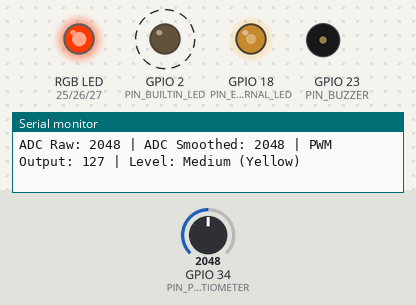
The program below on a simulated ESP32. Parts: an RGB LED mixed from three pins (HIGH = lit), output pins drawn as LEDs (lit = HIGH), buzzer (waves = sounding), the last lines printed to the serial monitor. Dashed ring = blinking. The inputs (shaded band) are chosen by the test bench; at power-on: GPIO 34 (PIN_POTENTIOMETER) = 2048.

Above: at 1.2 s.
1.3 s: GPIO 34 (PIN_POTENTIOMETER) set to 2763
At 1.9 s:
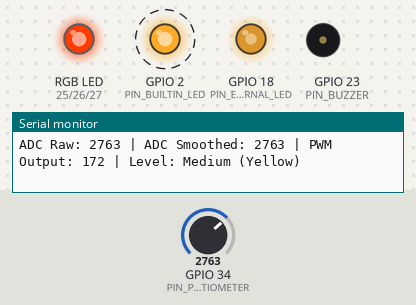
4.3 s: GPIO 34 (PIN_POTENTIOMETER) set to 2878
At 4.9 s:
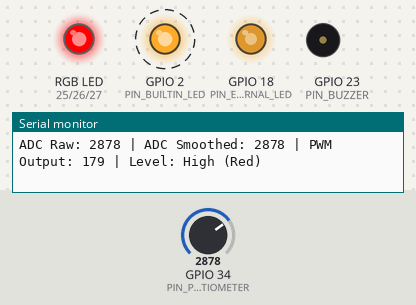
7.3 s: GPIO 34 (PIN_POTENTIOMETER) set to 2688
At 7.9 s:
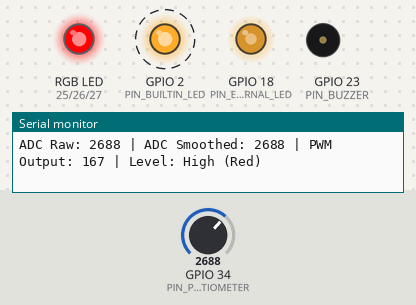
10.3 s: GPIO 34 (PIN_POTENTIOMETER) set to 2592
At 10.9 s:
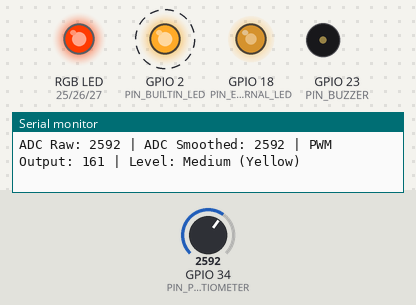
13.3 s: GPIO 34 (PIN_POTENTIOMETER) set to 1341
At 13.9 s:
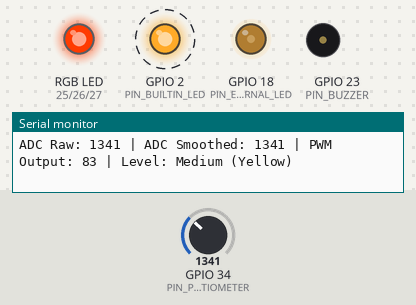
16.3 s: GPIO 34 (PIN_POTENTIOMETER) set to 1221
At 16.9 s:
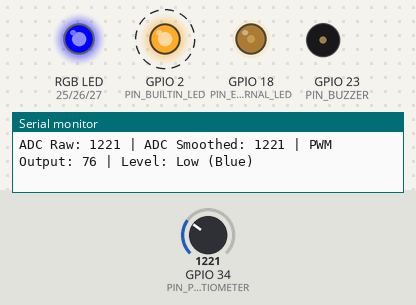
Timing chart, 0 to 20.3 s (numbered marks = the images above; inputs shaded):
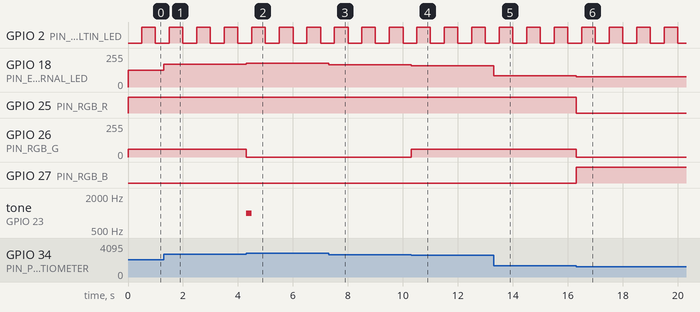

The program:

main.cpp
```cpp
#include <Arduino.h>

// Definirea pinilor conform cerinței
const int PIN_BUILTIN_LED = 2;       // Heartbeat LED
const int PIN_EXTERNAL_LED = 18;     // LED-ul care simulează ventilatorul (PWM)
const int PIN_POTENTIOMETER = 34;    // Potențiometrul (intrare analogică)
const int PIN_RGB_R = 25;            // RGB LED - Roșu
const int PIN_RGB_G = 26;            // RGB LED - Verde
const int PIN_RGB_B = 27;            // RGB LED - Albastru
const int PIN_BUZZER = 23;           // Buzzer

// RGB cu catod comun: pinul comun la GND, culoarea se aprinde pe HIGH
// (pune true pentru anod comun: pinul comun la 3.3V, culoarea se aprinde pe LOW)
const bool RGB_COMMON_ANODE = false;

// Setări pentru PWM (pe ESP32 se folosește LEDC)
const int freq = 5000;
const int ledChannel = 1;            // NU canalul 0: tone() folosește implicit canalul 0
const int resolution = 8;            // Rezoluție de 8 biți (valori 0 - 255)

// Canale PWM pentru RGB (ca să putem amesteca culorile)
const int rgbChannelR = 2;
const int rgbChannelG = 3;
const int rgbChannelB = 4;

// Verdele e mult mai puternic decât roșul, așa că pentru galben îl reducem
const int YELLOW_GREEN_LEVEL = 60;   // 0 - 255

// Praguri ADC (0 - 4095 împărțit în 3 părți egale)
const int THRESHOLD_LOW_MID = 1365;
const int THRESHOLD_MID_HIGH = 2730;
const int HYSTERESIS = 80;           // Bonus: evită comutarea rapidă lângă praguri

// Bonus: netezirea citirilor (filtru exponențial)
const float SMOOTHING = 0.15;        // 0 < SMOOTHING <= 1 (mai mic = mai neted)
float smoothedAdc = 0;

// Variabile pentru Heartbeat (fără delay!)
unsigned long previousMillisBlink = 0;
const long intervalBlink = 500;      // Clipește la fiecare 500ms
bool ledState = LOW;

// Variabile pentru Serial Debugging la intervale regulate (fără delay!)
unsigned long previousMillisSerial = 0;
const long intervalSerial = 500;     // Printează la fiecare 500ms

// Variabilă pentru memorarea stării anterioare a pragului (pentru buzzer)
int lastZone = -1;                   // 0 = jos, 1 = mediu, 2 = sus

// Determină zona; pragurile se mută cu HYSTERESIS în funcție de zona curentă,
// astfel încât trebuie depășit clar pragul ca să se schimbe culoarea
int computeZone(int adc, int previousZone) {
  int lowMid = THRESHOLD_LOW_MID;
  int midHigh = THRESHOLD_MID_HIGH;

  if (previousZone == 0) {
    lowMid += HYSTERESIS;
  } else if (previousZone == 1) {
    lowMid -= HYSTERESIS;
    midHigh += HYSTERESIS;
  } else if (previousZone == 2) {
    midHigh -= HYSTERESIS;
  }

  if (adc < lowMid) return 0;
  if (adc < midHigh) return 1;
  return 2;
}

// Intensități 0 - 255 pentru fiecare culoare
void setRgb(int r, int g, int b) {
  ledcWrite(rgbChannelR, RGB_COMMON_ANODE ? 255 - r : r);
  ledcWrite(rgbChannelG, RGB_COMMON_ANODE ? 255 - g : g);
  ledcWrite(rgbChannelB, RGB_COMMON_ANODE ? 255 - b : b);
}

void setup() {
  // Inițializare Serial pentru debugging
  Serial.begin(115200);

  // Configurare pini digitali
  pinMode(PIN_BUILTIN_LED, OUTPUT);
  pinMode(PIN_BUZZER, OUTPUT);
  // Configurare PWM pentru External LED (fan speed)
  ledcSetup(ledChannel, freq, resolution);
  ledcAttachPin(PIN_EXTERNAL_LED, ledChannel);

  // Configurare PWM pentru RGB
  ledcSetup(rgbChannelR, freq, resolution);
  ledcSetup(rgbChannelG, freq, resolution);
  ledcSetup(rgbChannelB, freq, resolution);
  ledcAttachPin(PIN_RGB_R, rgbChannelR);
  ledcAttachPin(PIN_RGB_G, rgbChannelG);
  ledcAttachPin(PIN_RGB_B, rgbChannelB);

  // Pornim filtrul de la valoarea reală, nu de la 0
  smoothedAdc = analogRead(PIN_POTENTIOMETER);
}

void loop() {
  unsigned long currentMillis = millis();

  // ==========================================
  // 1. SYSTEM HEARTBEAT (fără delay)
  // ==========================================
  if (currentMillis - previousMillisBlink >= intervalBlink) {
    previousMillisBlink = currentMillis;
    ledState = !ledState;
    digitalWrite(PIN_BUILTIN_LED, ledState);
  }

  // ==========================================
  // 2. CITIRE POTENȚIOMETRU ȘI CONTROL VITEZĂ
  // ==========================================
  int rawAdc = analogRead(PIN_POTENTIOMETER); // Valoare între 0 și 4095
  smoothedAdc += SMOOTHING * (rawAdc - smoothedAdc);
  int adcValue = (int)(smoothedAdc + 0.5);

  // Conversie ADC (0 - 4095) în interval PWM (0 - 255)
  int pwmValue = map(adcValue, 0, 4095, 0, 255);
  ledcWrite(ledChannel, pwmValue); // Setează luminozitatea LED-ului extern

  // ==========================================
  // 3. RGB STATUS INDICATOR
  // ==========================================
  int currentZone = computeZone(adcValue, lastZone);
  const char *levelStr;

  if (currentZone == 0) {
    levelStr = "Low (Blue)";
    setRgb(0, 0, 255);
  }
  else if (currentZone == 1) {
    levelStr = "Medium (Yellow)";
    setRgb(255, YELLOW_GREEN_LEVEL, 0);
  }
  else {
    levelStr = "High (Red)";
    setRgb(255, 0, 0);
  }

  // ==========================================
  // 4. SOUND NOTIFICATIONS (Buzzer)
  // ==========================================
  // Se declanșează DOAR la intrarea în zona superioară
  // (tone() cu durată nu blochează pe ESP32)
  if (currentZone == 2 && lastZone != 2) {
    tone(PIN_BUZZER, 1000, 200); // Sunet scurt
  }
  lastZone = currentZone;

  // ==========================================
  // 6. SERIAL DEBUGGING (fără delay în buclă)
  // ==========================================
  if (currentMillis - previousMillisSerial >= intervalSerial) {
    previousMillisSerial = currentMillis;

    Serial.print("ADC Raw: ");
    Serial.print(rawAdc);
    Serial.print(" | ADC Smoothed: ");
    Serial.print(adcValue);
    Serial.print(" | PWM Output: ");
    Serial.print(pwmValue);
    Serial.print(" | Level: ");
    Serial.println(levelStr);
  }

  // Nu folosim delay() în loop: bucla rulează complet fluid.
}
```

Measured:
- the behaviour switches between 2809 and 2810 on GPIO 34 (PIN_POTENTIOMETER) (found by bisection; images 1 and 2)
- the behaviour switches between 2650 and 2649 on GPIO 34 (PIN_POTENTIOMETER) (found by bisection; images 3 and 4)
- the behaviour switches between 1285 and 1284 on GPIO 34 (PIN_POTENTIOMETER) (found by bisection; images 5 and 6)
- after the input at 1.3 s, GPIO 18 (PIN_EXTERNAL_LED): 127/255 → 171/255 at once
- after the input at 4.3 s, GPIO 18 (PIN_EXTERNAL_LED): 171/255 → 178/255 at once; GPIO 26 (PIN_RGB_G): 60/255 → 0/255 at once; tone on GPIO 23 (PIN_BUZZER): silent → 1000 Hz at once, → silent 0.20 s later
- after the input at 7.3 s, GPIO 18 (PIN_EXTERNAL_LED): 178/255 → 166/255 at once
- after the input at 10.3 s, GPIO 18 (PIN_EXTERNAL_LED): 166/255 → 160/255 at once; GPIO 26 (PIN_RGB_G): 0/255 → 60/255 at once
- after the input at 13.3 s, GPIO 18 (PIN_EXTERNAL_LED): 160/255 → 83/255 at once
- after the input at 16.3 s, GPIO 18 (PIN_EXTERNAL_LED): 83/255 → 76/255 at once; GPIO 25 (PIN_RGB_R): HIGH → LOW at once; GPIO 26 (PIN_RGB_G): 60/255 → 0/255 at once; GPIO 27 (PIN_RGB_B): LOW → HIGH at once
